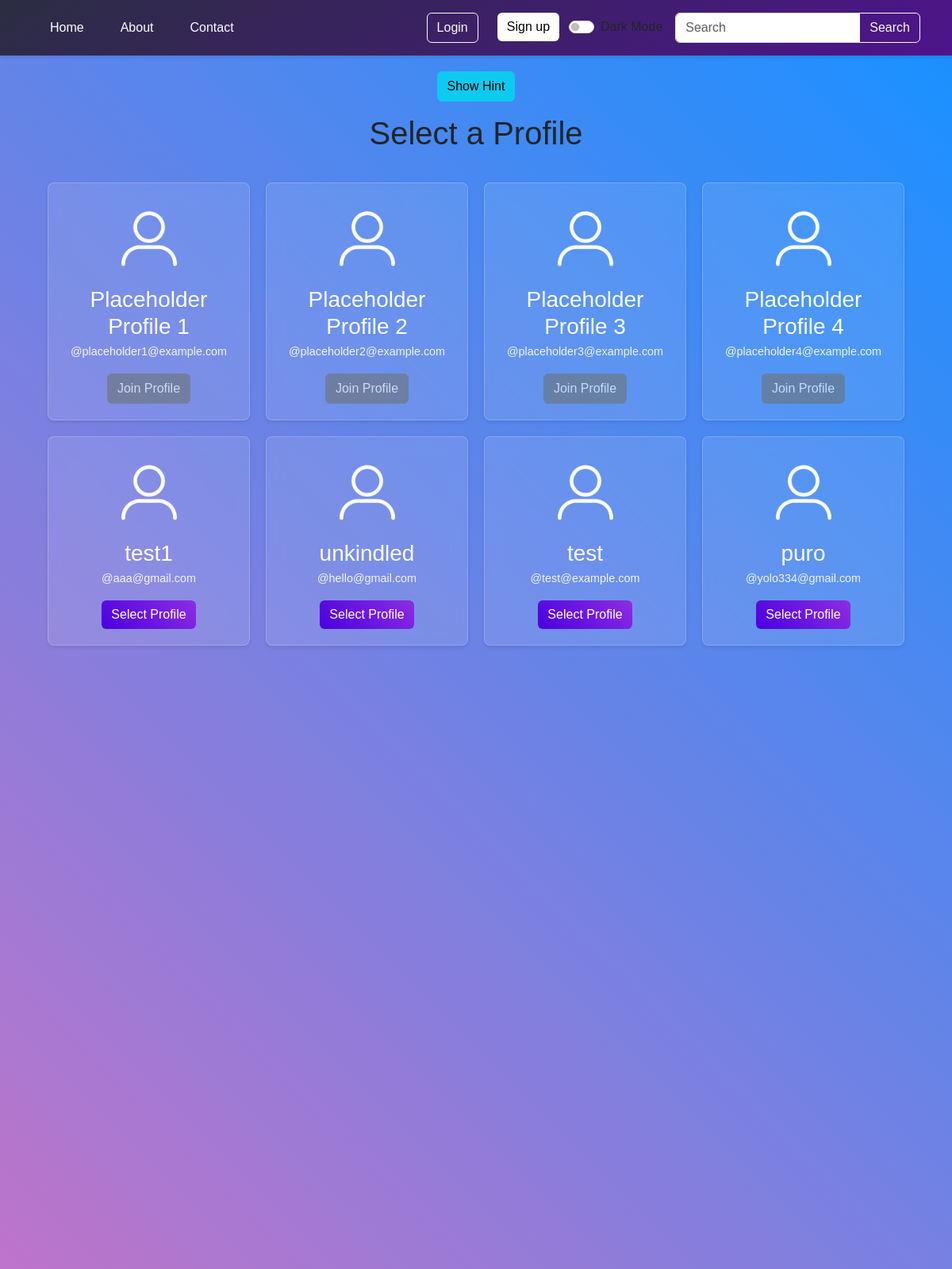
Screenshot of /pages/student/profile_selection.php with the database file from the repository.
### tables this page shows
CREATE TABLE `users` (
  `id` int NOT NULL,
  `email` varchar(255) NOT NULL,
  `username` varchar(20) NOT NULL,
  `password` varchar(255) NOT NULL
);

### pages/student/profile_selection.php (the view, shortened to what this page needs)
<?php
include('../../includes/config/db_connection.php');
$query = "SELECT id, username, email FROM users";
$result = $conn->query($query);
$profiles = [];
if ($result->num_rows > 0) {
    while($row = $result->fetch_assoc()) {
        $profiles[] = $row;
    }
}
?>
<!DOCTYPE html>
<html lang="en">
<head>
    <link href="https://cdn.jsdelivr.net/npm/bootstrap@5.3.0/dist/css/bootstrap.min.css" rel="stylesheet">
    <link rel="stylesheet" href="../../assets/css/style.css">
    <link rel="stylesheet" href="../../assets/css/pages/profile_selection.css">
</head>
<body>
 <nav class="navbar navbar-expand-lg navbar-dark">
  <div class="container-fluid px-4">
    <div class="collapse navbar-collapse" id="navbarSupportedContent">
      <ul class="navbar-nav me-auto mb-2 mb-lg-0">
        <li class="nav-item">
          <a class="nav-link" href="../../index.php">Home</a>
        </li>
        <li class="nav-item">
          <a class="nav-link" href="../../about.php">About</a>
        </li>
        <li class="nav-item">
          <a class="nav-link" href="../../contact.php">Contact</a>
        </li>
      </ul>
      <ul class="navbar-nav ms-auto d-flex flex-row mt-3 mt-lg-0">
        <li class="nav-item text-center mx-2 mx-lg-1">
          <a class="nav-link" href="#">
            <button type="button" class="btn btn-outline-light btn-rounded">Login</button>
          </a>
        </li>
        <li class="nav-item text-center mx-2 mx-lg-1">
          <a class="nav-link" href="../../pages/auth/registration.html">
            <button type="button" class="btn btn-light btn-rounded">Sign up</button>
          </a>
        </li>
      </ul>
      <div class="form-check form-switch">
        <input class="form-check-input" type="checkbox" id="darkModeToggle" />
        <label class="form-check-label" for="darkModeToggle" id = "themeLabel">Dark Mode</label>
       </div>
      <form class="d-flex input-group w-auto ms-lg-3 my-3 my-lg-0">
        <input type="search" class="form-control" placeholder="Search" aria-label="Search" />
        <button class="btn btn-outline-light" type="button">
          Search
        </button>
      </form>
    </div>
  </div>
</nav>
    <div class="gradient"></div>
    <div class="container">
    <button type="button" class="btn btn-info mb-3" data-bs-toggle="modal" data-bs-target="#hintModal">
                Show Hint
            </button>
        <h1>Select a Profile</h1>
        <div class="profiles">
            <div class="profile-card">
                <img src="../../assets/img/default-avatar.png" alt="Placeholder Profile 1" style="width: 100px; height: 100px; border-radius: 50%;">
                <h3>Placeholder Profile 1</h3>
                <p>@placeholder1@example.com</p>
                <button type="button" class="btn btn-secondary" disabled>Join Profile</button>
            </div>
            <div class="profile-card">
                <img src="../../assets/img/default-avatar.png" alt="Placeholder Profile 2" style="width: 100px; height: 100px; border-radius: 50%;">
                <h3>Placeholder Profile 2</h3>
                <p>@placeholder2@example.com</p>
                <button type="button" class="btn btn-secondary" disabled>Join Profile</button>
            </div>
            <div class="profile-card">
                <img src="../../assets/img/default-avatar.png" alt="Placeholder Profile 3" style="width: 100px; height: 100px; border-radius: 50%;">
                <h3>Placeholder Profile 3</h3>
                <p>@placeholder3@example.com</p>
                <button type="button" class="btn btn-secondary" disabled>Join Profile</button>
            </div>
            <div class="profile-card">
                <img src="../../assets/img/default-avatar.png" alt="Placeholder Profile 4" style="width: 100px; height: 100px; border-radius: 50%;">
                <h3>Placeholder Profile 4</h3>
                <p>@placeholder4@example.com</p>
                <button type="button" class="btn btn-secondary" disabled>Join Profile</button>
            </div>
            <?php if (!empty($profiles)): ?>
                <?php foreach ($profiles as $profile): ?>
                    <div class="profile-card">
                        <img src="../../assets/img/default-avatar.png" alt="<?php echo htmlspecialchars($profile['username']); ?>" style="width: 100px; height: 100px; border-radius: 50%;">
                        <h3><?php echo htmlspecialchars($profile['username']); ?></h3>
                        <p>@<?php echo htmlspecialchars($profile['email']); ?></p>
                        <a href="../../pages/auth/login.php" class="btn btn-primary">Select Profile</a>
                    </div>
                <?php endforeach; ?>
            <?php endif; ?>
        </div>
    </div>
</body>
</html>

### assets/css/style.css (style rules this page uses)
:root { --hero-gradient-start: #4a00e0; --hero-gradient-end: #8e2de2; --hero-text: #ffffff; --decorative-gradient-1: rgba(74, 0, 224, 0.2); --decorative-gradient-2: rgba(142, 45, 226, 0.2); --category-card-bg: #ffffff; --category-card-text: #333333; --category-card-shadow: rgba(0, 0, 0, 0.1); }
.navbar { background: linear-gradient(150deg,#2B2D42, #4e148c ) ; padding: 1rem 0; box-shadow: 0 2px 4px rgba(0, 0, 0, 0.1); }
.btn-light.btn-rounded { position: relative; transition: all 0.3s ease; background: white; border: none; }
.navbar-nav .nav-item { margin: 0 15px; position: relative; }
.navbar-nav .nav-link { color: #fff !important; font-weight: 500; padding: 8px 0; transition: all 0.3s ease; position: relative; }
.navbar-nav .nav-link::after { content: ''; position: absolute; width: 0; height: 2px; bottom: 0; left: 0; background: linear-gradient(to right, #fff, rgba(255,255,255,0.5)); transition: width 0.3s ease; }
.btn-primary { background: linear-gradient(45deg, #4a00e0, #8e2de2); border: none; transition: transform 0.3s ease, box-shadow 0.3s ease; }

### assets/css/pages/profile_selection.css (style rules this page uses)
body { font-family: 'Quicksand', sans-serif; background-color: #000; display: flex; justify-content: center; align-items: center; margin: 0; }
.navbar { position: fixed; padding: 0.5rem 1rem; top: 0; left: 0; right: 0; z-index: 1000; }
.btn.btn-info.mb-3 { z-index: 1001; margin-top: 70px; }
a { text-decoration: none; color: white; }
.gradient { width: 100%; height: 200vh; position: absolute; top: 0; left: 0; z-index: -1; background: linear-gradient(45deg, #4d0974, #ff69b4, #1e90ff, #12044e); background-size: 400% 400%; animation: gradient-animation 4s ease infinite; }
.container { display: flex; flex-direction: column; align-items: center; padding: 20px; z-index: 1; }
.profiles { display: flex; flex-wrap: wrap; justify-content: space-between; margin: 20px 0; }
.profile-card { background: rgba(255, 255, 255, 0.1); backdrop-filter: blur(10px); border-radius: 15px; padding: 20px; text-align: center; border: 1px solid rgba(255, 255, 255, 0.2); transition: all 0.3s ease; flex: 1 1 calc(25% - 20px); margin: 10px; box-shadow: 0 2px 5px rgba(0, 0, 0, 0.1); border-radius: 8px; overflow: hidden; }
.profile-card img { width: 100px; height: 100px; border-radius: 50%; margin-bottom: 10px; transition: transform 0.3s ease; }
.profile-card h3 { color: white; margin-bottom: 5px; transition: color 0.3s ease; }
.profile-card p { color: rgba(255, 255, 255, 0.9); font-size: 0.9rem; transition: color 0.3s ease; }

### rows the page displays
users: username "test1", email "aaa@gmail.com"
users: username "unkindled", email "hello@gmail.com"
users: username (placeholder picture), username "test", email "test@example.com"
users: username "puro", email "yolo334@gmail.com"
